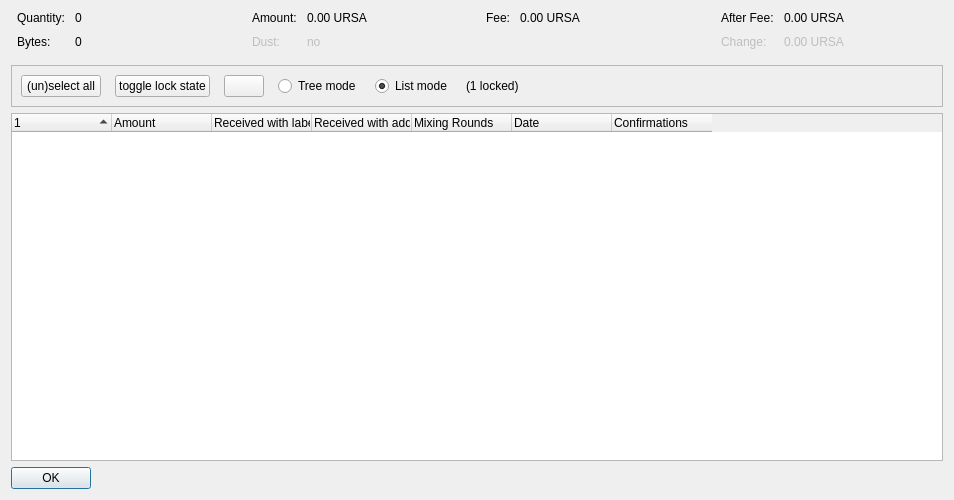
<?xml version="1.0" encoding="UTF-8"?>
<ui version="4.0">
 <class>CoinControlDialog</class>
 <widget class="QDialog" name="CoinControlDialog">
  <property name="geometry">
   <rect>
    <x>0</x>
    <y>0</y>
    <width>954</width>
    <height>500</height>
   </rect>
  </property>
  <property name="windowTitle">
   <string>Coin Selection</string>
  </property>
  <layout class="QVBoxLayout" name="verticalLayout">
   <item>
    <layout class="QHBoxLayout" name="horizontalLayoutTop" stretch="0,0,0,0">
     <property name="topMargin">
      <number>0</number>
     </property>
     <property name="bottomMargin">
      <number>10</number>
     </property>
     <item>
      <layout class="QFormLayout" name="formLayoutCoinControl1">
       <property name="horizontalSpacing">
        <number>10</number>
       </property>
       <property name="verticalSpacing">
        <number>10</number>
       </property>
       <property name="leftMargin">
        <number>6</number>
       </property>
       <property name="rightMargin">
        <number>6</number>
       </property>
       <item row="0" column="0">
        <widget class="QLabel" name="labelCoinControlQuantityText">
         <property name="text">
          <string>Quantity:</string>
         </property>
        </widget>
       </item>
       <item row="0" column="1">
        <widget class="QLabel" name="labelCoinControlQuantity">
         <property name="cursor">
          <cursorShape>IBeamCursor</cursorShape>
         </property>
         <property name="contextMenuPolicy">
          <enum>Qt::ActionsContextMenu</enum>
         </property>
         <property name="text">
          <string notr="true">0</string>
         </property>
         <property name="textInteractionFlags">
          <set>Qt::LinksAccessibleByMouse|Qt::TextSelectableByKeyboard|Qt::TextSelectableByMouse</set>
         </property>
        </widget>
       </item>
       <item row="1" column="0">
        <widget class="QLabel" name="labelCoinControlBytesText">
         <property name="text">
          <string>Bytes:</string>
         </property>
        </widget>
       </item>
       <item row="1" column="1">
        <widget class="QLabel" name="labelCoinControlBytes">
         <property name="cursor">
          <cursorShape>IBeamCursor</cursorShape>
         </property>
         <property name="contextMenuPolicy">
          <enum>Qt::ActionsContextMenu</enum>
         </property>
         <property name="text">
          <string notr="true">0</string>
         </property>
         <property name="textInteractionFlags">
          <set>Qt::LinksAccessibleByMouse|Qt::TextSelectableByKeyboard|Qt::TextSelectableByMouse</set>
         </property>
        </widget>
       </item>
      </layout>
     </item>
     <item>
      <layout class="QFormLayout" name="formLayoutCoinControl2">
       <property name="horizontalSpacing">
        <number>10</number>
       </property>
       <property name="verticalSpacing">
        <number>10</number>
       </property>
       <property name="leftMargin">
        <number>6</number>
       </property>
       <property name="rightMargin">
        <number>6</number>
       </property>
       <item row="0" column="0">
        <widget class="QLabel" name="labelCoinControlAmountText">
         <property name="text">
          <string>Amount:</string>
         </property>
        </widget>
       </item>
       <item row="0" column="1">
        <widget class="QLabel" name="labelCoinControlAmount">
         <property name="cursor">
          <cursorShape>IBeamCursor</cursorShape>
         </property>
         <property name="contextMenuPolicy">
          <enum>Qt::ActionsContextMenu</enum>
         </property>
         <property name="text">
          <string notr="true">0.00 URSA</string>
         </property>
         <property name="textInteractionFlags">
          <set>Qt::LinksAccessibleByMouse|Qt::TextSelectableByKeyboard|Qt::TextSelectableByMouse</set>
         </property>
        </widget>
       </item>
       <item row="1" column="0">
        <widget class="QLabel" name="labelCoinControlLowOutputText">
         <property name="enabled">
          <bool>false</bool>
         </property>
         <property name="text">
          <string>Dust:</string>
         </property>
        </widget>
       </item>
       <item row="1" column="1">
        <widget class="QLabel" name="labelCoinControlLowOutput">
         <property name="enabled">
          <bool>false</bool>
         </property>
         <property name="cursor">
          <cursorShape>IBeamCursor</cursorShape>
         </property>
         <property name="contextMenuPolicy">
          <enum>Qt::ActionsContextMenu</enum>
         </property>
         <property name="text">
          <string notr="true">no</string>
         </property>
         <property name="textInteractionFlags">
          <set>Qt::LinksAccessibleByMouse|Qt::TextSelectableByKeyboard|Qt::TextSelectableByMouse</set>
         </property>
        </widget>
       </item>
      </layout>
     </item>
     <item>
      <layout class="QFormLayout" name="formLayoutCoinControl3">
       <property name="horizontalSpacing">
        <number>10</number>
       </property>
       <property name="verticalSpacing">
        <number>10</number>
       </property>
       <property name="leftMargin">
        <number>6</number>
       </property>
       <property name="rightMargin">
        <number>6</number>
       </property>
       <item row="0" column="0">
        <widget class="QLabel" name="labelCoinControlFeeText">
         <property name="text">
          <string>Fee:</string>
         </property>
        </widget>
       </item>
       <item row="0" column="1">
        <widget class="QLabel" name="labelCoinControlFee">
         <property name="cursor">
          <cursorShape>IBeamCursor</cursorShape>
         </property>
         <property name="contextMenuPolicy">
          <enum>Qt::ActionsContextMenu</enum>
         </property>
         <property name="text">
          <string notr="true">0.00 URSA</string>
         </property>
         <property name="textInteractionFlags">
          <set>Qt::LinksAccessibleByMouse|Qt::TextSelectableByKeyboard|Qt::TextSelectableByMouse</set>
         </property>
        </widget>
       </item>
      </layout>
     </item>
     <item>
      <layout class="QFormLayout" name="formLayoutCoinControl4">
       <property name="horizontalSpacing">
        <number>10</number>
       </property>
       <property name="verticalSpacing">
        <number>10</number>
       </property>
       <property name="leftMargin">
        <number>6</number>
       </property>
       <property name="rightMargin">
        <number>6</number>
       </property>
       <item row="0" column="0">
        <widget class="QLabel" name="labelCoinControlAfterFeeText">
         <property name="text">
          <string>After Fee:</string>
         </property>
        </widget>
       </item>
       <item row="0" column="1">
        <widget class="QLabel" name="labelCoinControlAfterFee">
         <property name="cursor">
          <cursorShape>IBeamCursor</cursorShape>
         </property>
         <property name="contextMenuPolicy">
          <enum>Qt::ActionsContextMenu</enum>
         </property>
         <property name="text">
          <string notr="true">0.00 URSA</string>
         </property>
         <property name="textInteractionFlags">
          <set>Qt::LinksAccessibleByMouse|Qt::TextSelectableByKeyboard|Qt::TextSelectableByMouse</set>
         </property>
        </widget>
       </item>
       <item row="1" column="0">
        <widget class="QLabel" name="labelCoinControlChangeText">
         <property name="enabled">
          <bool>false</bool>
         </property>
         <property name="text">
          <string>Change:</string>
         </property>
        </widget>
       </item>
       <item row="1" column="1">
        <widget class="QLabel" name="labelCoinControlChange">
         <property name="enabled">
          <bool>false</bool>
         </property>
         <property name="cursor">
          <cursorShape>IBeamCursor</cursorShape>
         </property>
         <property name="contextMenuPolicy">
          <enum>Qt::ActionsContextMenu</enum>
         </property>
         <property name="text">
          <string notr="true">0.00 URSA</string>
         </property>
         <property name="textInteractionFlags">
          <set>Qt::LinksAccessibleByMouse|Qt::TextSelectableByKeyboard|Qt::TextSelectableByMouse</set>
         </property>
        </widget>
       </item>
      </layout>
     </item>
    </layout>
   </item>
   <item>
    <widget class="QFrame" name="frame">
     <property name="minimumSize">
      <size>
       <width>0</width>
       <height>40</height>
      </size>
     </property>
     <property name="frameShape">
      <enum>QFrame::StyledPanel</enum>
     </property>
     <property name="frameShadow">
      <enum>QFrame::Sunken</enum>
     </property>
     <layout class="QHBoxLayout" name="horizontalLayout">
      <item>
       <layout class="QHBoxLayout" name="horizontalLayoutPanel" stretch="0,0,0,0,0,0,0">
        <property name="spacing">
         <number>14</number>
        </property>
        <item>
         <widget class="QPushButton" name="pushButtonSelectAll">
          <property name="sizePolicy">
           <sizepolicy hsizetype="Maximum" vsizetype="Fixed">
            <horstretch>0</horstretch>
            <verstretch>0</verstretch>
           </sizepolicy>
          </property>
          <property name="text">
           <string>(un)select all</string>
          </property>
          <property name="autoDefault">
           <bool>false</bool>
          </property>
         </widget>
        </item>
        <item>
         <widget class="QPushButton" name="pushButtonToggleLock">
          <property name="sizePolicy">
           <sizepolicy hsizetype="Maximum" vsizetype="Fixed">
            <horstretch>0</horstretch>
            <verstretch>0</verstretch>
           </sizepolicy>
          </property>
          <property name="text">
           <string>toggle lock state</string>
          </property>
          <property name="autoDefault">
           <bool>false</bool>
          </property>
         </widget>
        </item>
        <item>
         <widget class="QPushButton" name="hideButton">
          <property name="sizePolicy">
           <sizepolicy hsizetype="Maximum" vsizetype="Fixed">
            <horstretch>0</horstretch>
            <verstretch>0</verstretch>
           </sizepolicy>
          </property>
          <property name="text">
           <string/>
          </property>
          <property name="autoDefault">
           <bool>false</bool>
          </property>
         </widget>
        </item>
        <item>
         <widget class="QRadioButton" name="radioTreeMode">
          <property name="sizePolicy">
           <sizepolicy hsizetype="Maximum" vsizetype="Fixed">
            <horstretch>0</horstretch>
            <verstretch>0</verstretch>
           </sizepolicy>
          </property>
          <property name="text">
           <string>Tree mode</string>
          </property>
         </widget>
        </item>
        <item>
         <widget class="QRadioButton" name="radioListMode">
          <property name="sizePolicy">
           <sizepolicy hsizetype="Maximum" vsizetype="Fixed">
            <horstretch>0</horstretch>
            <verstretch>0</verstretch>
           </sizepolicy>
          </property>
          <property name="text">
           <string>List mode</string>
          </property>
          <property name="checked">
           <bool>true</bool>
          </property>
         </widget>
        </item>
        <item>
         <widget class="QLabel" name="labelLocked">
          <property name="text">
           <string>(1 locked)</string>
          </property>
         </widget>
        </item>
        <item>
         <spacer name="horizontalSpacer">
          <property name="orientation">
           <enum>Qt::Horizontal</enum>
          </property>
          <property name="sizeHint" stdset="0">
           <size>
            <width>40</width>
            <height>20</height>
           </size>
          </property>
         </spacer>
        </item>
       </layout>
      </item>
     </layout>
    </widget>
   </item>
   <item>
    <widget class="CoinControlTreeWidget" name="treeWidget">
     <property name="contextMenuPolicy">
      <enum>Qt::CustomContextMenu</enum>
     </property>
     <property name="sortingEnabled">
      <bool>false</bool>
     </property>
     <property name="columnCount">
      <number>7</number>
     </property>
     <attribute name="headerShowSortIndicator" stdset="0">
      <bool>true</bool>
     </attribute>
     <attribute name="headerStretchLastSection">
      <bool>false</bool>
     </attribute>
     <column>
      <property name="text">
       <string/>
      </property>
     </column>
     <column>
      <property name="text">
       <string>Amount</string>
      </property>
     </column>
     <column>
      <property name="text">
       <string>Received with label</string>
      </property>
     </column>
     <column>
      <property name="text">
       <string>Received with address</string>
      </property>
     </column>
     <column>
      <property name="text">
       <string>Mixing Rounds</string>
      </property>
     </column>
     <column>
      <property name="text">
       <string>Date</string>
      </property>
     </column>
     <column>
      <property name="text">
       <string>Confirmations</string>
      </property>
      <property name="toolTip">
       <string>Confirmed</string>
      </property>
     </column>
    </widget>
   </item>
   <item>
    <widget class="QDialogButtonBox" name="buttonBox">
     <property name="sizePolicy">
      <sizepolicy hsizetype="Maximum" vsizetype="Fixed">
       <horstretch>0</horstretch>
       <verstretch>0</verstretch>
      </sizepolicy>
     </property>
     <property name="orientation">
      <enum>Qt::Horizontal</enum>
     </property>
     <property name="standardButtons">
      <set>QDialogButtonBox::Ok</set>
     </property>
    </widget>
   </item>
  </layout>
 </widget>
 <customwidgets>
  <customwidget>
   <class>CoinControlTreeWidget</class>
   <extends>QTreeWidget</extends>
   <header>qt/coincontroltreewidget.h</header>
  </customwidget>
 </customwidgets>
 <resources/>
 <connections/>
</ui>
